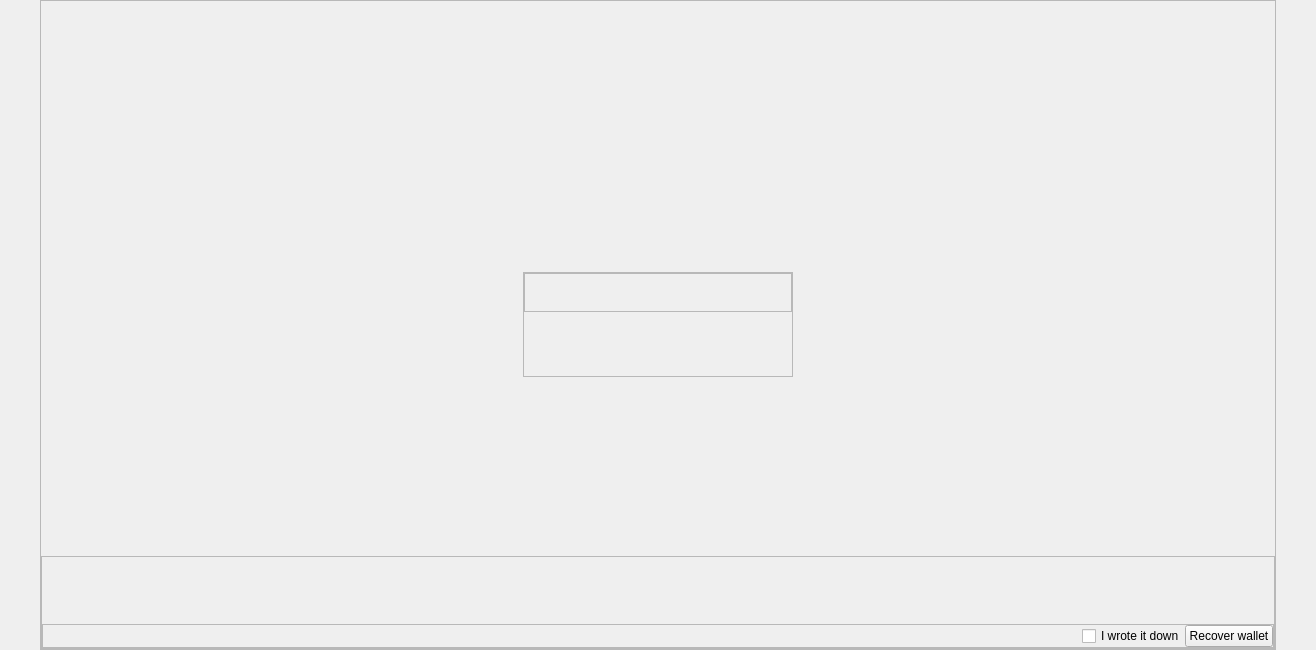
<?xml version="1.0" encoding="UTF-8"?>
<ui version="4.0">
 <class>WelcomeDialog</class>
 <widget class="QFrame" name="WelcomeDialog">
  <property name="geometry">
   <rect>
    <x>0</x>
    <y>0</y>
    <width>1316</width>
    <height>650</height>
   </rect>
  </property>
  <property name="sizePolicy">
   <sizepolicy hsizetype="Expanding" vsizetype="Expanding">
    <horstretch>0</horstretch>
    <verstretch>0</verstretch>
   </sizepolicy>
  </property>
  <property name="toolTip">
   <string notr="true"/>
  </property>
  <layout class="QVBoxLayout" name="verticalLayout_2">
   <property name="spacing">
    <number>0</number>
   </property>
   <property name="leftMargin">
    <number>0</number>
   </property>
   <property name="topMargin">
    <number>0</number>
   </property>
   <property name="rightMargin">
    <number>0</number>
   </property>
   <property name="bottomMargin">
    <number>0</number>
   </property>
   <item>
    <layout class="QHBoxLayout" name="horizontalLayout" stretch="0,0,0">
     <property name="spacing">
      <number>0</number>
     </property>
     <item>
      <spacer name="leftMargin">
       <property name="orientation">
        <enum>Qt::Horizontal</enum>
       </property>
       <property name="sizeType">
        <enum>QSizePolicy::Fixed</enum>
       </property>
       <property name="sizeHint" stdset="0">
        <size>
         <width>40</width>
         <height>20</height>
        </size>
       </property>
      </spacer>
     </item>
     <item>
      <widget class="QFrame" name="frameWelcomeDialog">
       <property name="minimumSize">
        <size>
         <width>50</width>
         <height>0</height>
        </size>
       </property>
       <property name="frameShape">
        <enum>QFrame::StyledPanel</enum>
       </property>
       <property name="frameShadow">
        <enum>QFrame::Raised</enum>
       </property>
       <layout class="QVBoxLayout" name="verticalLayout" stretch="1,5,1">
        <property name="spacing">
         <number>0</number>
        </property>
        <property name="leftMargin">
         <number>0</number>
        </property>
        <property name="topMargin">
         <number>0</number>
        </property>
        <property name="rightMargin">
         <number>0</number>
        </property>
        <property name="bottomMargin">
         <number>0</number>
        </property>
        <item>
         <spacer name="topSpacer">
          <property name="orientation">
           <enum>Qt::Vertical</enum>
          </property>
          <property name="sizeType">
           <enum>QSizePolicy::Ignored</enum>
          </property>
          <property name="sizeHint" stdset="0">
           <size>
            <width>20</width>
            <height>25</height>
           </size>
          </property>
         </spacer>
        </item>
        <item alignment="Qt::AlignHCenter">
         <widget class="QStackedWidget" name="welcomeDialogActionStack">
          <property name="sizePolicy">
           <sizepolicy hsizetype="Expanding" vsizetype="Preferred">
            <horstretch>0</horstretch>
            <verstretch>0</verstretch>
           </sizepolicy>
          </property>
          <property name="currentIndex">
           <number>2</number>
          </property>
          <widget class="QWidget" name="welcomeDialogCreateWalletPage">
           <layout class="QVBoxLayout" name="verticalLayout_3">
            <property name="spacing">
             <number>0</number>
            </property>
            <property name="leftMargin">
             <number>0</number>
            </property>
            <property name="topMargin">
             <number>0</number>
            </property>
            <property name="rightMargin">
             <number>0</number>
            </property>
            <property name="bottomMargin">
             <number>0</number>
            </property>
            <item alignment="Qt::AlignHCenter|Qt::AlignVCenter">
             <widget class="QFrame" name="frameWelcomeDialogActionButtons">
              <property name="frameShape">
               <enum>QFrame::StyledPanel</enum>
              </property>
              <property name="frameShadow">
               <enum>QFrame::Raised</enum>
              </property>
              <layout class="QVBoxLayout" name="verticalLayout_6">
               <item>
                <widget class="QPushButton" name="buttonNewWallet">
                 <property name="text">
                  <string>New wallet</string>
                 </property>
                </widget>
               </item>
               <item>
                <widget class="QPushButton" name="buttonRestoreWallet">
                 <property name="text">
                  <string>Restore wallet</string>
                 </property>
                </widget>
               </item>
              </layout>
             </widget>
            </item>
           </layout>
          </widget>
          <widget class="QWidget" name="welcomeDialogRecoverWalletPage">
           <property name="sizePolicy">
            <sizepolicy hsizetype="Expanding" vsizetype="Preferred">
             <horstretch>0</horstretch>
             <verstretch>0</verstretch>
            </sizepolicy>
           </property>
           <layout class="QVBoxLayout" name="verticalLayout_4">
            <property name="spacing">
             <number>0</number>
            </property>
            <property name="leftMargin">
             <number>0</number>
            </property>
            <property name="topMargin">
             <number>0</number>
            </property>
            <property name="rightMargin">
             <number>0</number>
            </property>
            <property name="bottomMargin">
             <number>0</number>
            </property>
            <item>
             <spacer name="verticalSpacer">
              <property name="orientation">
               <enum>Qt::Vertical</enum>
              </property>
              <property name="sizeHint" stdset="0">
               <size>
                <width>20</width>
                <height>40</height>
               </size>
              </property>
             </spacer>
            </item>
            <item>
             <widget class="QLabel" name="labelDescribeRecoveryPhrase">
              <property name="sizePolicy">
               <sizepolicy hsizetype="Expanding" vsizetype="Maximum">
                <horstretch>0</horstretch>
                <verstretch>0</verstretch>
               </sizepolicy>
              </property>
              <property name="text">
               <string>Below is your secret recovery phrase, write it down and keep it safe. Lose phrase = lose Guldens. Someone else with access to the phrase = lose Guldens.</string>
              </property>
              <property name="textFormat">
               <enum>Qt::AutoText</enum>
              </property>
              <property name="alignment">
               <set>Qt::AlignJustify|Qt::AlignVCenter</set>
              </property>
              <property name="wordWrap">
               <bool>true</bool>
              </property>
              <property name="indent">
               <number>0</number>
              </property>
             </widget>
            </item>
            <item>
             <widget class="QLabel" name="labelEnterRecoveryPhrase">
              <property name="sizePolicy">
               <sizepolicy hsizetype="Expanding" vsizetype="Maximum">
                <horstretch>0</horstretch>
                <verstretch>0</verstretch>
               </sizepolicy>
              </property>
              <property name="lineWidth">
               <number>0</number>
              </property>
              <property name="text">
               <string>Enter your recovery phrase from a previous install. Lose phrase = lose Guldens. Someone else with access to the phrase = lose Guldens.</string>
              </property>
              <property name="alignment">
               <set>Qt::AlignJustify|Qt::AlignVCenter</set>
              </property>
              <property name="wordWrap">
               <bool>true</bool>
              </property>
              <property name="indent">
               <number>0</number>
              </property>
             </widget>
            </item>
            <item>
             <widget class="QTextEdit" name="edittextEnterRecoveryPhrase">
              <property name="maximumSize">
               <size>
                <width>16777215</width>
                <height>60</height>
               </size>
              </property>
             </widget>
            </item>
            <item>
             <widget class="QLabel" name="labelEULAREesponsibility">
              <property name="sizePolicy">
               <sizepolicy hsizetype="Expanding" vsizetype="Maximum">
                <horstretch>0</horstretch>
                <verstretch>0</verstretch>
               </sizepolicy>
              </property>
              <property name="text">
               <string>&lt;html&gt;&lt;head/&gt;&lt;body&gt;&lt;p&gt;By using the Gulden app you explicitly and unconditionally agree that you carry all responsibility for the management and storage of your Gulden.&lt;/p&gt;&lt;/body&gt;&lt;/html&gt;</string>
              </property>
              <property name="textFormat">
               <enum>Qt::AutoText</enum>
              </property>
              <property name="alignment">
               <set>Qt::AlignJustify|Qt::AlignVCenter</set>
              </property>
              <property name="wordWrap">
               <bool>true</bool>
              </property>
              <property name="indent">
               <number>0</number>
              </property>
             </widget>
            </item>
            <item>
             <spacer name="verticalSpacer_2">
              <property name="orientation">
               <enum>Qt::Vertical</enum>
              </property>
              <property name="sizeHint" stdset="0">
               <size>
                <width>20</width>
                <height>40</height>
               </size>
              </property>
             </spacer>
            </item>
           </layout>
          </widget>
          <widget class="QWidget" name="welcomeDialogLoadProgressPage">
           <layout class="QVBoxLayout" name="verticalLayout_5">
            <property name="spacing">
             <number>0</number>
            </property>
            <property name="leftMargin">
             <number>0</number>
            </property>
            <property name="topMargin">
             <number>0</number>
            </property>
            <property name="rightMargin">
             <number>0</number>
            </property>
            <property name="bottomMargin">
             <number>0</number>
            </property>
            <item alignment="Qt::AlignVCenter">
             <widget class="QFrame" name="frame">
              <property name="frameShape">
               <enum>QFrame::StyledPanel</enum>
              </property>
              <property name="frameShadow">
               <enum>QFrame::Raised</enum>
              </property>
              <layout class="QVBoxLayout" name="verticalLayout_7">
               <property name="spacing">
                <number>0</number>
               </property>
               <property name="leftMargin">
                <number>0</number>
               </property>
               <property name="topMargin">
                <number>0</number>
               </property>
               <property name="rightMargin">
                <number>0</number>
               </property>
               <property name="bottomMargin">
                <number>0</number>
               </property>
               <item>
                <widget class="QFrame" name="labelWelcomeDialogLogoFrame">
                 <property name="sizePolicy">
                  <sizepolicy hsizetype="Preferred" vsizetype="Maximum">
                   <horstretch>0</horstretch>
                   <verstretch>0</verstretch>
                  </sizepolicy>
                 </property>
                 <property name="minimumSize">
                  <size>
                   <width>100</width>
                   <height>0</height>
                  </size>
                 </property>
                 <property name="frameShape">
                  <enum>QFrame::StyledPanel</enum>
                 </property>
                 <property name="frameShadow">
                  <enum>QFrame::Raised</enum>
                 </property>
                 <layout class="QHBoxLayout" name="horizontalLayout_2">
                  <property name="spacing">
                   <number>0</number>
                  </property>
                  <property name="leftMargin">
                   <number>0</number>
                  </property>
                  <property name="topMargin">
                   <number>0</number>
                  </property>
                  <property name="rightMargin">
                   <number>0</number>
                  </property>
                  <property name="bottomMargin">
                   <number>5</number>
                  </property>
                  <item>
                   <spacer name="horizontalSpacer_5">
                    <property name="orientation">
                     <enum>Qt::Horizontal</enum>
                    </property>
                    <property name="sizeHint" stdset="0">
                     <size>
                      <width>40</width>
                      <height>20</height>
                     </size>
                    </property>
                   </spacer>
                  </item>
                  <item>
                   <widget class="QLabel" name="labelWelcomeDialogLogo">
                    <property name="sizePolicy">
                     <sizepolicy hsizetype="Fixed" vsizetype="Fixed">
                      <horstretch>0</horstretch>
                      <verstretch>0</verstretch>
                     </sizepolicy>
                    </property>
                    <property name="minimumSize">
                     <size>
                      <width>136</width>
                      <height>32</height>
                     </size>
                    </property>
                    <property name="maximumSize">
                     <size>
                      <width>136</width>
                      <height>32</height>
                     </size>
                    </property>
                    <property name="text">
                     <string/>
                    </property>
                    <property name="pixmap">
                     <pixmap resource="../../gulden.qrc">:/Gulden/logo_blue</pixmap>
                    </property>
                    <property name="scaledContents">
                     <bool>true</bool>
                    </property>
                    <property name="alignment">
                     <set>Qt::AlignCenter</set>
                    </property>
                    <property name="indent">
                     <number>0</number>
                    </property>
                   </widget>
                  </item>
                  <item>
                   <spacer name="horizontalSpacer_4">
                    <property name="orientation">
                     <enum>Qt::Horizontal</enum>
                    </property>
                    <property name="sizeHint" stdset="0">
                     <size>
                      <width>40</width>
                      <height>20</height>
                     </size>
                    </property>
                   </spacer>
                  </item>
                 </layout>
                </widget>
               </item>
               <item>
                <widget class="QLabel" name="labelWelcomeScreenAnimation">
                 <property name="sizePolicy">
                  <sizepolicy hsizetype="Preferred" vsizetype="Preferred">
                   <horstretch>0</horstretch>
                   <verstretch>0</verstretch>
                  </sizepolicy>
                 </property>
                 <property name="minimumSize">
                  <size>
                   <width>50</width>
                   <height>50</height>
                  </size>
                 </property>
                 <property name="text">
                  <string/>
                 </property>
                 <property name="alignment">
                  <set>Qt::AlignCenter</set>
                 </property>
                 <property name="indent">
                  <number>0</number>
                 </property>
                </widget>
               </item>
               <item>
                <widget class="QLabel" name="labelWelcomeScreenProgressDisplay">
                 <property name="text">
                  <string/>
                 </property>
                 <property name="alignment">
                  <set>Qt::AlignCenter</set>
                 </property>
                 <property name="indent">
                  <number>0</number>
                 </property>
                </widget>
               </item>
              </layout>
             </widget>
            </item>
           </layout>
          </widget>
         </widget>
        </item>
        <item>
         <widget class="QFrame" name="buttonContainer">
          <property name="sizePolicy">
           <sizepolicy hsizetype="Preferred" vsizetype="Ignored">
            <horstretch>0</horstretch>
            <verstretch>0</verstretch>
           </sizepolicy>
          </property>
          <property name="frameShape">
           <enum>QFrame::StyledPanel</enum>
          </property>
          <property name="frameShadow">
           <enum>QFrame::Raised</enum>
          </property>
          <layout class="QVBoxLayout" name="verticalLayout_8">
           <property name="spacing">
            <number>0</number>
           </property>
           <property name="leftMargin">
            <number>0</number>
           </property>
           <property name="topMargin">
            <number>0</number>
           </property>
           <property name="rightMargin">
            <number>0</number>
           </property>
           <property name="bottomMargin">
            <number>0</number>
           </property>
           <item>
            <spacer name="bottomSpacer">
             <property name="orientation">
              <enum>Qt::Vertical</enum>
             </property>
             <property name="sizeHint" stdset="0">
              <size>
               <width>20</width>
               <height>0</height>
              </size>
             </property>
            </spacer>
           </item>
           <item>
            <widget class="QFrame" name="buttonFrame">
             <property name="frameShape">
              <enum>QFrame::StyledPanel</enum>
             </property>
             <property name="frameShadow">
              <enum>QFrame::Raised</enum>
             </property>
             <layout class="QHBoxLayout" name="horizontalLayout_4">
              <property name="spacing">
               <number>0</number>
              </property>
              <property name="leftMargin">
               <number>0</number>
              </property>
              <property name="topMargin">
               <number>0</number>
              </property>
              <property name="rightMargin">
               <number>0</number>
              </property>
              <property name="bottomMargin">
               <number>0</number>
              </property>
              <item>
               <spacer name="horizontalSpacer_6">
                <property name="orientation">
                 <enum>Qt::Horizontal</enum>
                </property>
                <property name="sizeHint" stdset="0">
                 <size>
                  <width>634</width>
                  <height>20</height>
                 </size>
                </property>
               </spacer>
              </item>
              <item>
               <widget class="QCheckBox" name="checkboxConfirmRecoveryPhraseWrittenDown">
                <property name="text">
                 <string>I wrote it down</string>
                </property>
               </widget>
              </item>
              <item>
               <widget class="QPushButton" name="buttonRecoverWallet">
                <property name="text">
                 <string>Recover wallet</string>
                </property>
               </widget>
              </item>
             </layout>
            </widget>
           </item>
          </layout>
         </widget>
        </item>
       </layout>
      </widget>
     </item>
     <item>
      <spacer name="rightMargin">
       <property name="orientation">
        <enum>Qt::Horizontal</enum>
       </property>
       <property name="sizeType">
        <enum>QSizePolicy::Fixed</enum>
       </property>
       <property name="sizeHint" stdset="0">
        <size>
         <width>40</width>
         <height>20</height>
        </size>
       </property>
      </spacer>
     </item>
    </layout>
   </item>
  </layout>
 </widget>
 <resources>
  <include location="../../gulden.qrc"/>
 </resources>
 <connections/>
</ui>
